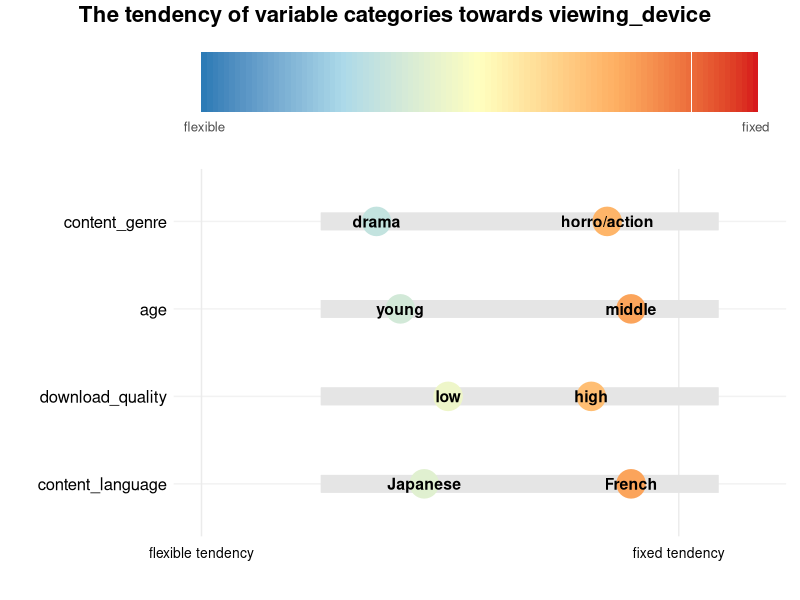

Here is the R script that generated this plot:
library(ggplot2)
library(cowplot)
library(tidyr)

# data
set.seed(123)
data <- data.frame(
  variable = rep(c("content_language", "content_genre", "age", "download_quality"), each = 2),
  category = c("Japanese", "French", 
               "drama", "horro/action",
               "young", "middle",
               "low", "high"
  ),
  tendency = c(3.8, 6.4,   
               3.2, 6.1,   
               3.5, 6.4,   
               4.1, 5.9)   
)

#
color_bar <- ggplot() +
  geom_tile(data = data.frame(x = 1:100, y = 1),
            aes(x = x, y = y, fill = x), 
            show.legend = FALSE) +
  scale_fill_gradientn(colors = c("#2c7bb6", "#abd9e9", "#ffffbf", "#fdae61", "#d7191c"),
                       limits = c(1, 100)) +
  scale_x_continuous(breaks = c(1, 100),
                     labels = c("flexible", "fixed")) +
  labs(x = "", y = "") +
  theme_minimal() +
  theme(
    axis.text.y = element_blank(),
    axis.ticks.y = element_blank(),
    panel.grid = element_blank(),
    text = element_text(size = 12),
    plot.margin = margin(t = 5, b = 5)
  )

# 
main_plot <- ggplot(data, aes(x = tendency, y = reorder(variable, -tendency), 
                              fill = tendency, color = after_scale(fill))) +
  geom_segment(aes(x = 2.5, xend = 7.5, yend = reorder(variable, -tendency)), 
               color = "gray90", linewidth = 6) +
  geom_point(shape = 21, size = 8, stroke = 1.5) +
  geom_text(aes(label = category), color = "black", fontface = "bold", size = 4) +
  scale_fill_gradientn(colors = c("#2c7bb6", "#abd9e9", "#ffffbf", "#fdae61", "#d7191c"),
                       limits = c(1, 8)) +
  scale_x_continuous(limits = c(1, 8), 
                     breaks = c(1, 7),
                     labels = c("flexible tendency", "fixed tendency")) +
  labs(x = "", y = "") +
  theme_minimal() +
  theme(
    panel.grid.major.y = element_line(color = "grey95"),
    panel.grid.minor = element_blank(),
    legend.position = "none",
    axis.text = element_text(size = 12, color = "black"),
    axis.text.x = element_text(size = 10, margin = margin(t = 5)),
    plot.margin = margin(t = 5, b = 15, l = 10, r = 10)
  )

#
title <- ggdraw() + 
  draw_label("The tendency of variable categories towards viewing_device", 
             fontface = 'bold', size = 16, x = 0, hjust = 0.15) +
  theme(plot.margin = margin(t = 0, b = 10, l = 10))

# 
final_plot <- plot_grid(
  title,
  color_bar,
  main_plot,
  ncol = 1,
  rel_heights = c(0.07, 0.2, 0.73), 
  align = "v"
)

# 
print(final_plot)